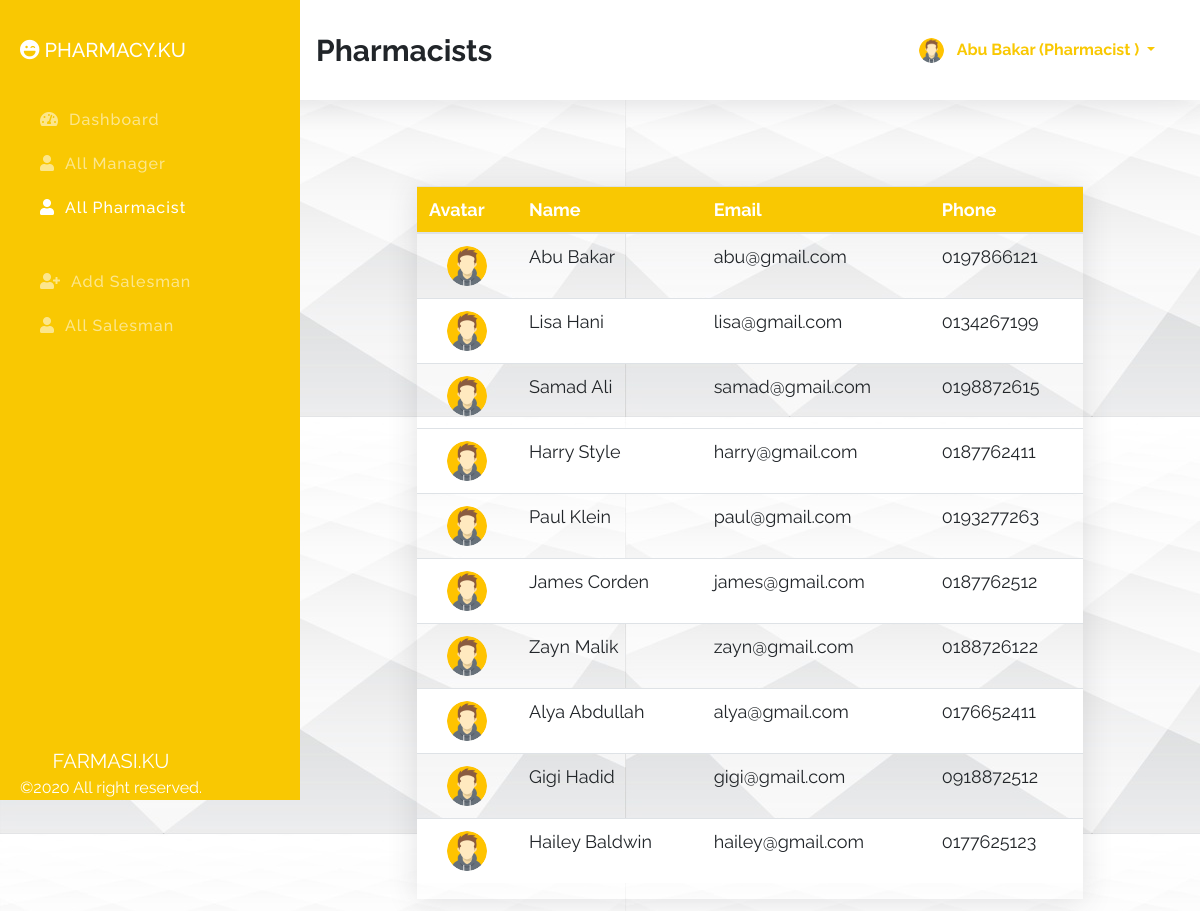
/index.php?id=allPharmacist (signed in), run on the app's committed database.
### tables this page shows
CREATE TABLE `pharmacists` (
  `id` int(11) NOT NULL,
  `fname` varchar(100) NOT NULL,
  `lname` varchar(100) NOT NULL,
  `email` varchar(100) NOT NULL,
  `phone` varchar(100) NOT NULL,
  `password` varchar(100) NOT NULL,
  `role` varchar(100) NOT NULL DEFAULT 'pharmacist',
  `avatar` varchar(255) NOT NULL DEFAULT 'avatar.png'
);

### index.php (the view, shortened to what this page needs)
<?php
    $sessionId = $_SESSION['id'] ?? '';
    $sessionRole = $_SESSION['role'] ?? '';
    $connection = mysqli_connect( DB_HOST, DB_USER, DB_PASSWORD, DB_NAME );
    $id = $_REQUEST['id'] ?? 'dashboard';
    $action = $_REQUEST['action'] ?? '';
?>
<!DOCTYPE html>
<html lang="en">
<head>
    <link rel="stylesheet" href="assets/css/bootstrap.min.css">
    <link rel="stylesheet" href="assets/css/all.min.css">
    <link rel="stylesheet" href="assets/css/style.css">
</head>
<body background="try.jpg">
    <section class="topber">
        <div class="topber__title">
            <span class="topber__title--text">
                <?php
                    if ( 'dashboard' == $id ) {
                        echo "DashBoard";
                    } elseif ( 'addManager' == $id ) {
                        echo "Add Manager";
                    } elseif ( 'allManager' == $id ) {
                        echo "Managers";
                    } elseif ( 'addPharmacist' == $id ) {
                        echo "Add Pharmacist";
                    } elseif ( 'allPharmacist' == $id ) {
                        echo "Pharmacists";
                    } elseif ( 'addSalesman' == $id ) {
                        echo "Add Salesman";
                    } elseif ( 'allSalesman' == $id ) {
                        echo "Salesmans";
                    } elseif ( 'userProfile' == $id ) {
                        echo "Your Profile";
                    } elseif ( 'editManager' == $action ) {
                        echo "Edit Manager";
                    } elseif ( 'editPharmacist' == $action ) {
                        echo "Edit Pharmacist";
                    } elseif ( 'editSalesman' == $action ) {
                        echo "Edit Salesman";
                    }
                ?>
            </span>
        </div>
        <div class="topber__profile">
            <?php
                $query = "SELECT fname,lname,role,avatar FROM {$sessionRole}s WHERE id='$sessionId'";
                $result = mysqli_query( $connection, $query );
                if ( $data = mysqli_fetch_assoc( $result ) ) {
                    $fname = $data['fname'];
                    $lname = $data['lname'];
                    $role = $data['role'];
                    $avatar = $data['avatar'];
                ?>
                <img src="assets/img/<?php echo "$avatar"; ?>" height="25" width="25" class="rounded-circle" alt="profile">
                <div class="dropdown">
                    <button class="btn dropdown-toggle" type="button" id="dropdownMenuButton" data-toggle="dropdown" aria-haspopup="true" aria-expanded="false">
                    <?php
                        echo "$fname $lname (" . ucwords( $role ) . " )";
                        }
                    ?>
                    </button>
                </div>
        </div>
    </section>
    <section id="sideber" class="sideber">
        <ul class="sideber__ber">
            <h3 class="sideber__panel"><i id="left" class="fas fa-laugh-wink"></i> PHARMACY.KU</h3>
            <li id="left" class="sideber__item<?php if ( 'dashboard' == $id ) {
                                                  echo " active";
                                              }?>">
                <a href="index.php?id=dashboard"><i id="left" class="fas fa-tachometer-alt"></i>Dashboard</a>
            </li>
            <li id="left" class="sideber__item<?php if ( 'allManager' == $id ) {
    echo " active";
}?>">
                <a href="index.php?id=allManager"><i id="left" class="fas fa-user"></i>All Manager</a>
            </li>
            <li id="left" class="sideber__item<?php if ( 'allPharmacist' == $id ) {
    echo " active";
}?>">
                <a href="index.php?id=allPharmacist"><i id="left" class="fas fa-user"></i>All Pharmacist</a>
            </li>
            <?php if ( 'admin' == $sessionRole || 'manager' == $sessionRole || 'pharmacist' == $sessionRole ) {?>
                <li id="left" class="sideber__item sideber__item--modify<?php if ( 'addSalesman' == $id ) {
                                                                            echo " active";
                                                                        }?>">
                    <a href="index.php?id=addSalesman"><i id="left" class="fas fa-user-plus"></i>Add Salesman</a>
                </li><?php }?>
            <li id="left" class="sideber__item<?php if ( 'allSalesman' == $id ) {
    echo " active";
}?>">
                <a href="index.php?id=allSalesman"><i id="left" class="fas fa-user"></i>All Salesman</a>
            </li>
        </ul>
        <footer class="text-center"><span>FARMASI.KU</span><br>©2020  All right reserved.</footer>
    </section>
    <section class="main">
        <div class="container">
            <div class="pharmacist">
                <?php if ( 'allPharmacist' == $id ) {?>
                    <div class="allPharmacist">
                        <div class="main__table">
                            <table class="table">
                                <thead>
                                    <tr>
                                        <th scope="col">Avatar</th>
                                        <th scope="col">Name</th>
                                        <th scope="col">Email</th>
                                        <th scope="col">Phone</th>
                                    </tr>
                                </thead>
                                <tbody>
                                    <?php
                                        $getPharmacist = "SELECT * FROM pharmacists";
                                            $result = mysqli_query( $connection, $getPharmacist );
                                        while ( $pharmacist = mysqli_fetch_assoc( $result ) ) {?>
                                        <tr>
                                            <td>
                                                <center><img class="rounded-circle" width="40" height="40" src="assets/img/<?php echo $pharmacist['avatar']; ?>" alt=""></center>
                                            </td>
                                            <td><?php printf( "%s %s", $pharmacist['fname'], $pharmacist['lname'] );?></td>
                                            <td><?php printf( "%s", $pharmacist['email'] );?></td>
                                            <td><?php printf( "%s", $pharmacist['phone'] );?></td>
                                        </tr>
                                    <?php }?>
                                </tbody>
                            </table>
                        </div>
                    </div>
                <?php }?>
            </div>
        </div>
    </section>
</body>
</html>

### assets/css/style.css (style rules this page uses)
*, *::before, *::after { margin: 0; padding: 0; -webkit-box-sizing: border-box; box-sizing: border-box; }
body { font-family: "Raleway", sans-serif; }
a { text-decoration: none !important; }
.topber { position: fixed; width: 100%; top: 0; left: 0; padding-left: 300px; right: 0; z-index: 999; -webkit-box-shadow: 0 0.15rem 1.75rem 0 rgba(58, 59, 69, 0.15); box-shadow: 0 0.15rem 1.75rem 0 rgba(58, 59, 69, 0.15); background-color: #fff; }
.topber__title { height: 12.5vh; float: left; display: -webkit-box; display: -ms-flexbox; display: flex; -webkit-box-orient: horizontal; -webkit-box-direction: normal; -ms-flex-direction: row; flex-direction: row; -webkit-box-align: center; -ms-flex-align: center; align-items: center; padding-left: 1rem; }
.topber__title--text { font-size: 30px; font-weight: bold; }
.topber__profile { height: 12.5vh; float: right; padding-right: 10px; display: -webkit-box; display: -ms-flexbox; display: flex; -webkit-box-orient: horizontal; -webkit-box-direction: normal; -ms-flex-direction: row; flex-direction: row; -webkit-box-align: center; -ms-flex-align: center; align-items: center; padding: 2rem; }
.topber__profile button { color: #F9C802; line-height: 10px; font-weight: bold; }
.sideber { position: fixed; top: 0; overflow-y: auto; left: 0; bottom: 0; width: 300px; height: 100vh; padding: 40px 20px 20px 20px; background-color: #f9c802; background-image: -webkit-gradient(linear, left top, left bottom, color-stop(10%, #F9C802), to(#F9C802)); background-image: linear-gradient(180deg, #F9C802 10%, #F9C802 100%); background-size: cover; -webkit-transition: left 0.5s ease; transition: left 0.5s ease; z-index: 999; }
.sideber__ber { list-style: none; }
.sideber__panel { font-size: 20px; color: #fff; line-height: 1.2rem; padding-bottom: 30px; }
.sideber__panel i { color: #fff; }
.sideber__item { padding: 10px; }
.sideber__item a { color: rgba(255, 255, 255, 0.55); font-size: 16px; letter-spacing: 1px; font-weight: 500; }
.sideber__item a i { color: rgba(255, 255, 255, 0.55); padding: 0 10px; }
.sideber__item:hover a, .sideber__item.active a, .sideber__item.active i, .sideber__item:hover i { color: #fff; -webkit-transition: 0.3s ease; transition: 0.3s ease; }
.sideber__item--modify { padding: 40px 10px 10px 10px; }
.sideber footer { position: absolute; bottom: 0; font-size: 16px; color: #fff; }
.sideber footer span { font-size: 20px; }
.main { margin-left: 300px; margin-top: 10vh; padding: 2rem; }
.main__table { margin: 50px 70px; -webkit-box-shadow: 0 0.15rem 1.75rem 0 rgba(58, 59, 69, 0.15); box-shadow: 0 0.15rem 1.75rem 0 rgba(58, 59, 69, 0.15); overflow-x: auto; }
.main__table .table { font-size: 18px; font-weight: 400; }
.main__table .table th { color: #ffffff; background: #F9C802; }
.main__table .table tr:nth-child(even) { background: #fff; }

### data on the page
pharmacists: avatar (placeholder picture), fname "Abu", lname "Bakar", role "Pharmacist", email "abu@gmail.com", phone "0197866121"
pharmacists: avatar (placeholder picture), fname "Lisa", lname "Hani", email "lisa@gmail.com", phone "0134267199"
pharmacists: avatar (placeholder picture), fname "Samad", lname "Ali", email "samad@gmail.com", phone "0198872615"
pharmacists: avatar (placeholder picture), fname "Harry", lname "Style", email "harry@gmail.com", phone "0187762411"
pharmacists: avatar (placeholder picture), fname "Paul", lname "Klein", email "paul@gmail.com", phone "0193277263"
pharmacists: avatar (placeholder picture), fname "James", lname "Corden", email "james@gmail.com", phone "0187762512"
pharmacists: avatar (placeholder picture), fname "Zayn", lname "Malik", email "zayn@gmail.com", phone "0188726122"
pharmacists: avatar (placeholder picture), fname "Alya", lname "Abdullah", email "alya@gmail.com", phone "0176652411"
pharmacists: avatar (placeholder picture), fname "Gigi", lname "Hadid", email "gigi@gmail.com", phone "0918872512"
pharmacists: avatar (placeholder picture), fname "Hailey", lname "Baldwin", email "hailey@gmail.com", phone "0177625123"
